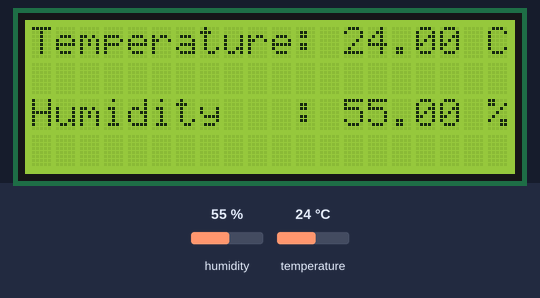
A sketch run on a simulated Arduino Uno, built with avr-gcc and run on an emulated ATmega328P. Parts: 20×4 character LCD. Inputs (shaded band) come from the test bench; at power-on: humidity 55 %, temperature 24 °C.

Above: at 1.2 s.
1.3 s: humidity set to 22 %
At 3.4 s:
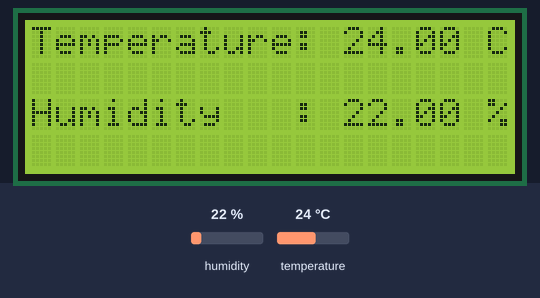
4.0 s: temperature set to 12 °C
At 4.9 s:
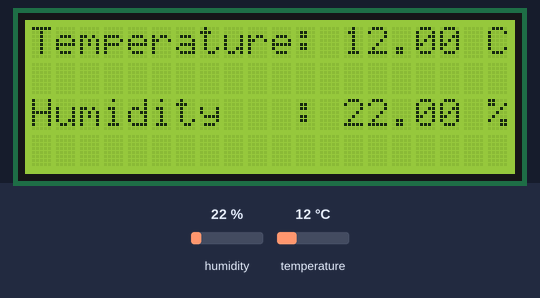
6.7 s: humidity set to 40 %
At 9.1 s:
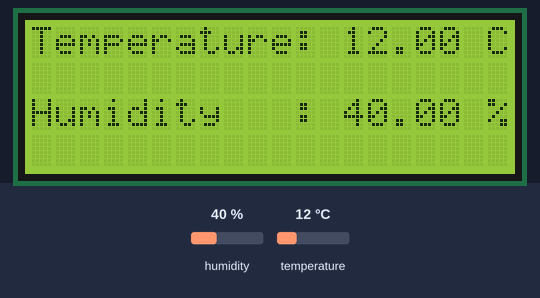
9.7 s: temperature set to 19 °C
Timing chart, 0 to 12.7 s (numbered marks = the images above; inputs shaded):
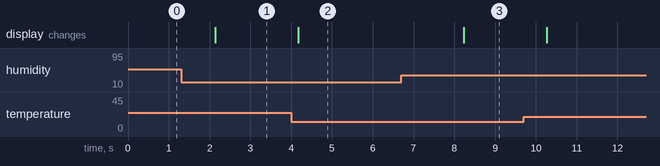

Measured:
- after the input at 1.3 s, the display: changes after 0.84 s (image 1)
- after the input at 4.0 s, the display: changes after 0.17 s (image 2)
- after the input at 6.7 s, the display: changes after 1.5 s (image 3)

The sketch:

dht22_I2C_lcd.ino
```cpp
// include the library code:
#include <Wire.h>
#include <LiquidCrystal_I2C.h>
#include "DHT.h"
#define DHTPIN 2
#define DHTTYPE DHT22
DHT dht(DHTPIN, DHTTYPE);

LiquidCrystal_I2C lcd(0x27,20,4);// set the LCD address to 0x27 for a 20 chars and 4 line display
void setup() {
    dht.begin();
    lcd.init();
    lcd.backlight();
 }
void loop() {
  float h = dht.readHumidity();
  float t = dht.readTemperature();
  lcd.setCursor(0, 0);
  lcd.print("Temperature:");
  lcd.setCursor(13, 0);
    lcd.print(t);
  lcd.setCursor(19, 0);
  lcd.print("C");
  lcd.setCursor(0, 2);
  lcd.print("Humidity   :");
  lcd.setCursor(13, 2);
  lcd.print(h);
  lcd.setCursor(19, 2);
  lcd.print("%");
}
```
